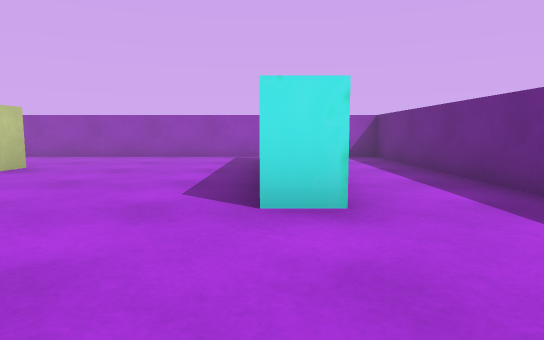
[1] (above)

15 first-person views from a walk through a 3-D level made in the Unity game engine. The camera is 0.58 m above the floor, tilts 6° down and sees 75° across. The floor is counted in squares, 1 m on a side. Each view is taken from the middle of a square. On the plan, view 1 faces up. The plan holds only what a view shows up to about 10 squares ahead; the rest is blank. The player character is not drawn. Surface patterns are stand-ins for the level's own textures.

[2]
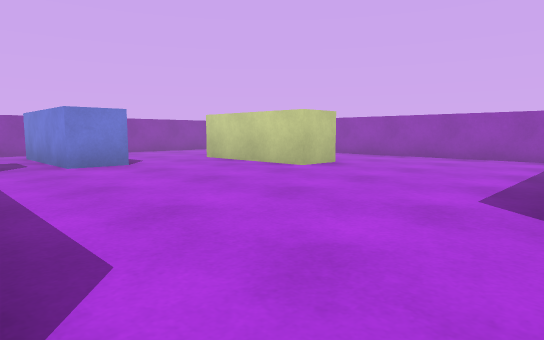

[3]
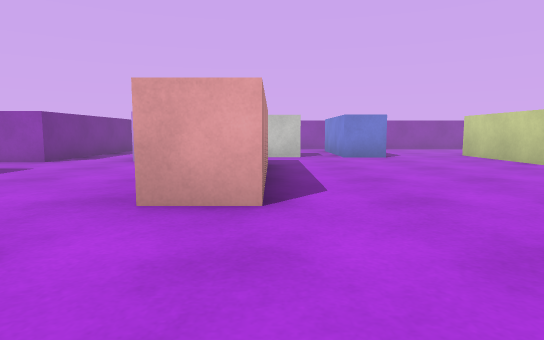

[4]
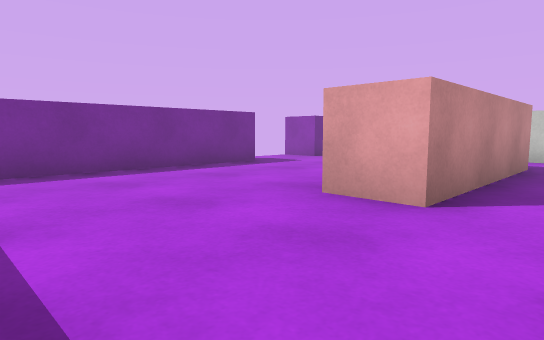

[5]
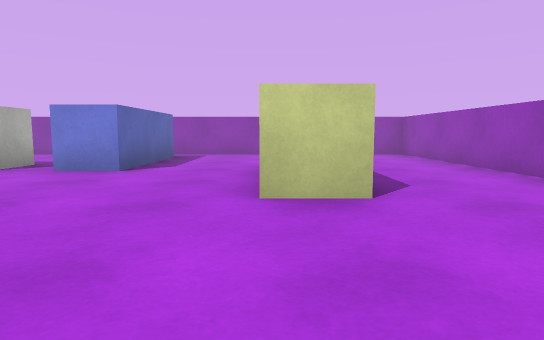

[6]
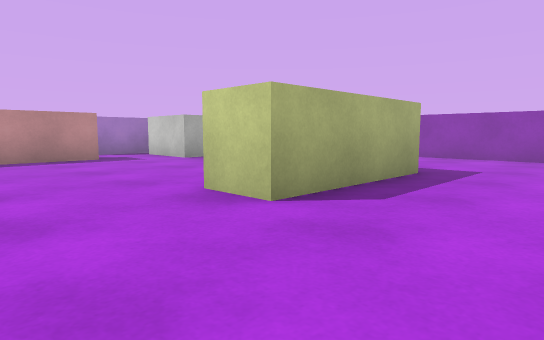

[7]
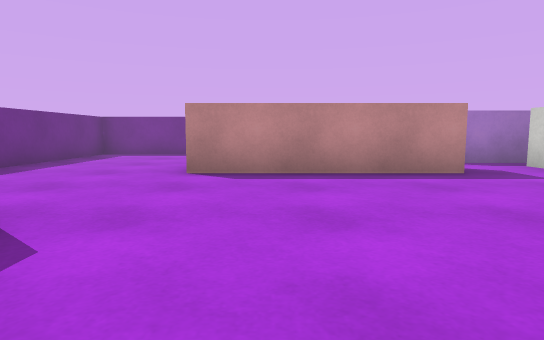

[8]
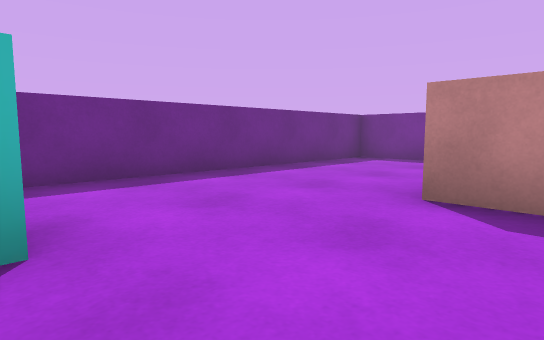

[9]
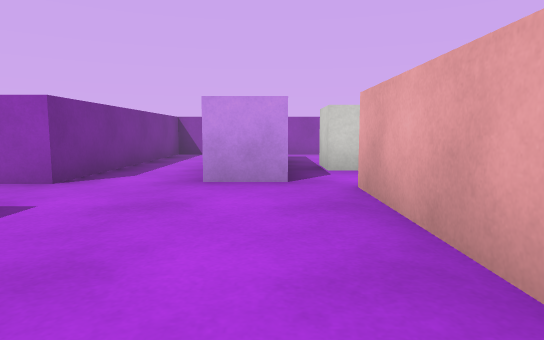

[10]
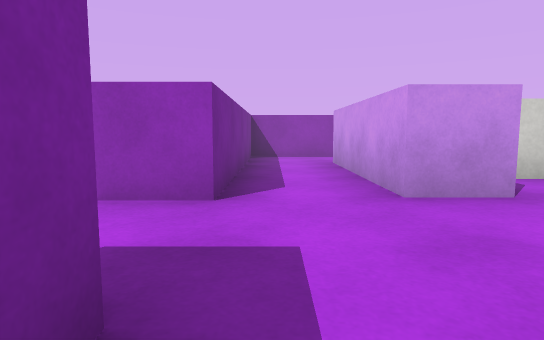

[11]
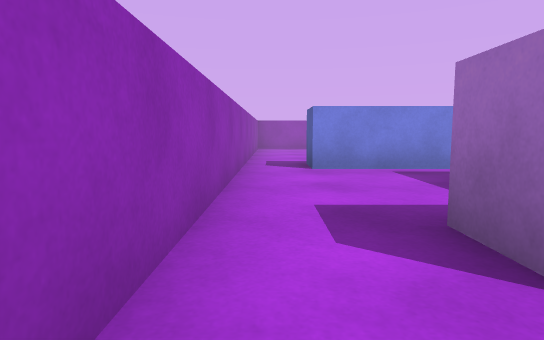

[12]
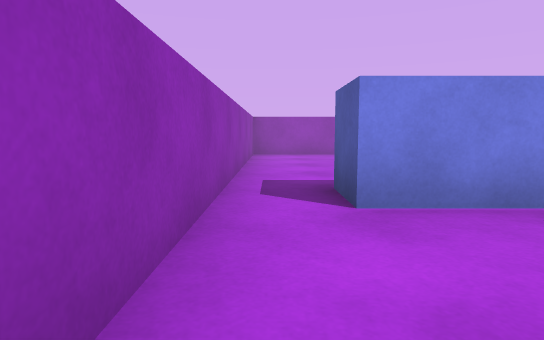

[13]
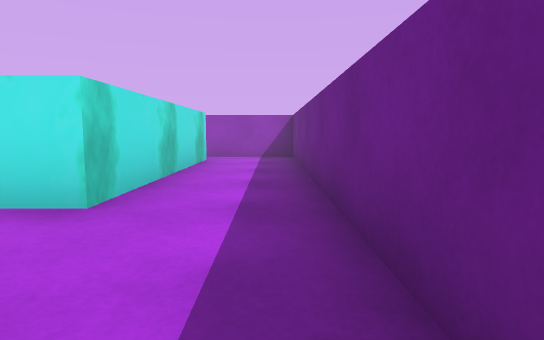

[14]
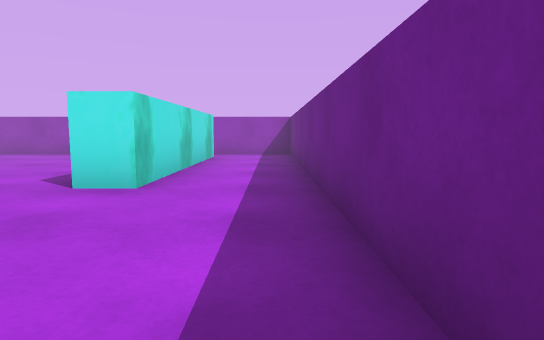

[15]
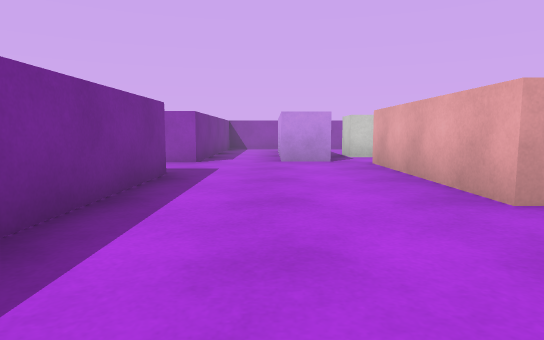

### Floor plan
Points are (right, up) in squares from view 1. A wall is a line through its corners. A room is listed if a view was taken in it or the views show most of it. See-through windows are left out.
Room 1 (views 1, 2, 3, 4, 5, 6, 7, 8, 9, 10, 11, 12, 13, 14, 15)
walls: (-4.9, -0.1) (-0.8, -0.1) (-0.8, -1.1) (-4.9, -1.1); (-6.3, 1.7) (-9.3, 1.7) (-9.3, 2.7) (-6.3, 2.7) (-6.3, 1.7); (-7, -1.8) (-5, -1.8) (-5, -2.8) (-8.9, -2.8) (-8.9, -1.8); (-7.1, 5.9) (-4.1, 5.9) (-4.1, 4.9) (-7.1, 4.9); (-3, -4.5) (2.5, -4.5) (2.5, 8.5) (-10.5, 8.5) (-10.5, -4.5) (-5, -4.5) (-5, -5.5)
objects: white block (-7, -1) to (-7, 0)

Where each view was taken, in squares from view 1:
view 1: 0 up, 0 right, facing up
view 2: 0 up, 0 right, facing up-left
view 3: 0 up, 2 right, facing left
view 4: 1 up, 2 right, facing down-left
view 5: 5 up, 1 left, facing left
view 6: 8 up, 2 left, facing down-left
view 7: 5 up, 2 left, facing down
view 8: 3 up, 2 left, facing down-right
view 9: 2 down, 1 left, facing left
view 10: 4 down, 2 left, facing left
view 11: 4 down, 10 left, facing up
view 12: 1 down, 10 left, facing up
view 13: 0 up, 2 right, facing up
view 14: 1 down, 2 right, facing up
view 15: 3 down, 2 right, facing left
